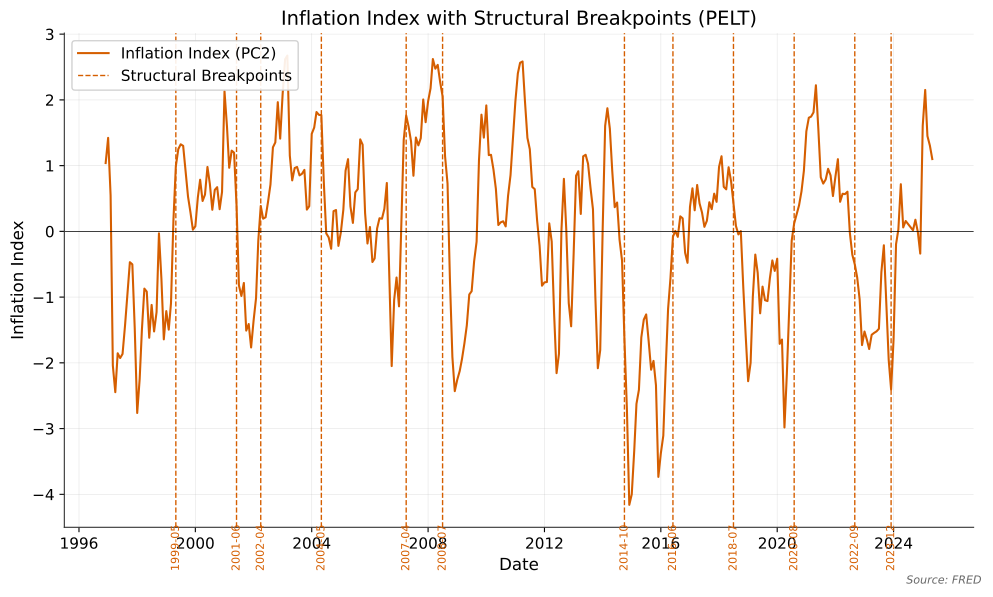

Reproduce this figure in Python.
"""Inflation Index with PELT Structural Breakpoints"""
import matplotlib.pyplot as plt
import pandas as pd
from pathlib import Path
import sys

sys.path.insert(0, str(Path(__file__).parent.parent))

from utils import apply_style, get_color, load_data, load_breakpoints, save_to_script_dir

apply_style()


def main():
    # Load PCA components
    df = load_data('pca_components.csv')
    inflation_index = df['PC2']

    # Load breakpoints
    breakpoints = load_breakpoints()
    break_dates = [pd.to_datetime(d) for d in breakpoints['inflation_index']['dates']]

    fig, ax = plt.subplots(figsize=(10, 6))

    ax.plot(inflation_index.index, inflation_index.values, label='Inflation Index (PC2)',
            color=get_color('inflation'), linewidth=1.5)

    # Plot breakpoints
    for i, date in enumerate(break_dates):
        label = 'Structural Breakpoints' if i == 0 else None
        ax.axvline(x=date, color=get_color('breakpoint'), linestyle='--', linewidth=1, label=label)
        y_pos = inflation_index.min() - 0.3
        ax.text(date, y_pos, date.strftime('%Y-%m'), rotation=90, ha='center',
                va='top', fontsize=8, color=get_color('breakpoint'))

    ax.set_xlabel('Date')
    ax.set_ylabel('Inflation Index')
    ax.set_title('Inflation Index with Structural Breakpoints (PELT)')
    ax.legend(loc='upper left')
    ax.grid(True, alpha=0.3)
    ax.axhline(y=0, color='black', linestyle='-', linewidth=0.5)

    save_to_script_dir(fig, __file__, source_text="Source: FRED")


if __name__ == '__main__':
    main()
